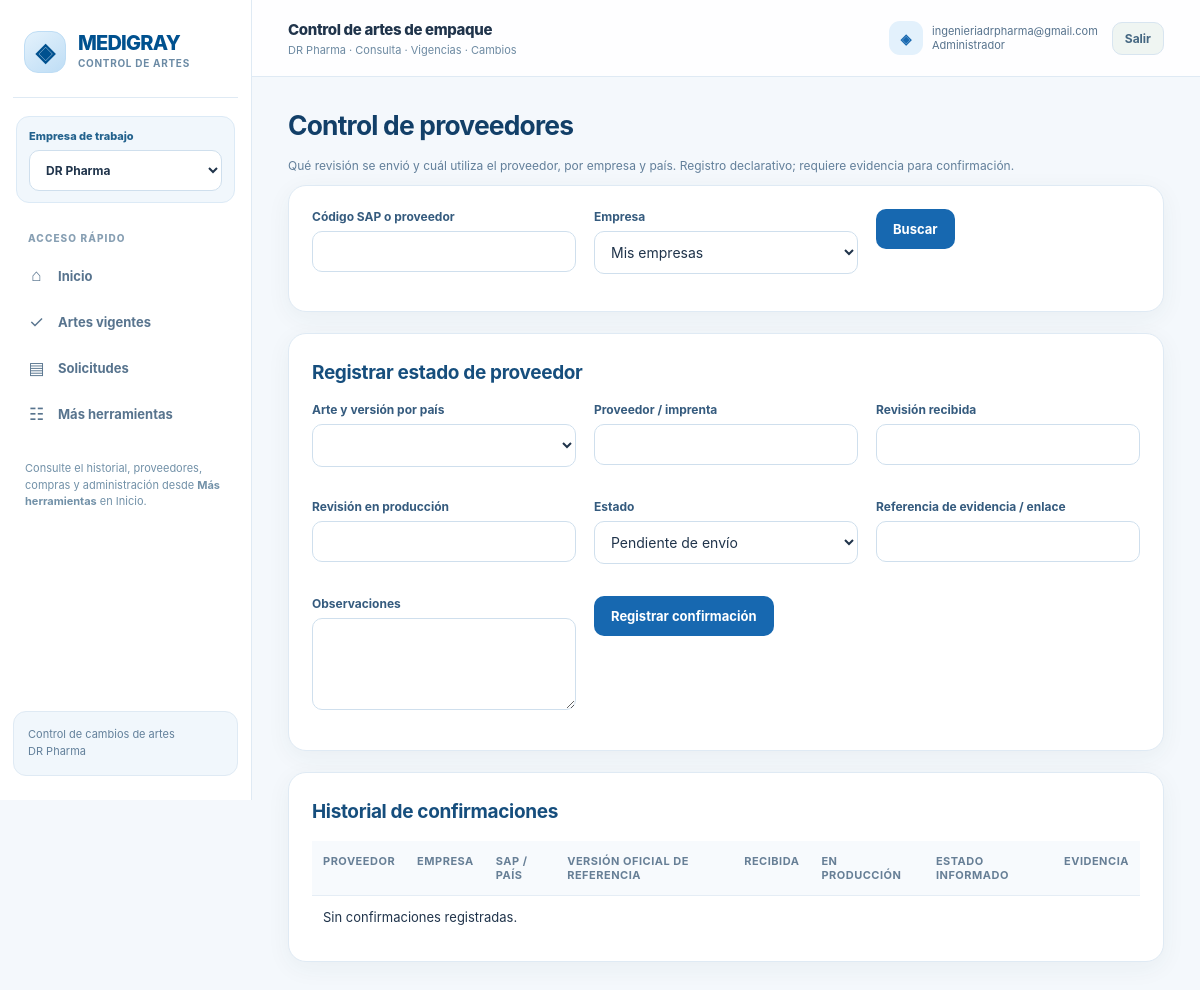
The page /proveedores-control (signed in) on the database its author committed.
### tables this page shows
CREATE TABLE companies(id INTEGER PRIMARY KEY,name TEXT NOT NULL UNIQUE);

CREATE TABLE users(id INTEGER PRIMARY KEY,email TEXT NOT NULL UNIQUE,password TEXT NOT NULL,role TEXT NOT NULL,active INTEGER NOT NULL DEFAULT 1,created_at TEXT NOT NULL);

### medigray_bloque2.py (the view)
    @app.get('/proveedores-control', response_class=HTMLResponse)
    def mg2_proveedores(req:Request,company:int=0,q:str=''):
        u=m.require(req)
        if company: m.company_access(u,company); m.module_access(u,company,'proveedores')
        with m.conn() as c:
            comps=c.execute('SELECT * FROM companies WHERE id IN (SELECT company_id FROM user_companies WHERE user_id=?)',(u['id'],)).fetchall()
            versions=c.execute('''SELECT cv.id cv_id, a.id art_id,a.company_id,a.sap_code,a.product,co.name company_name,
                          p.name country_name,cv.local_version,cv.status
                          FROM country_versions cv JOIN versions v ON v.id=cv.version_id JOIN arts a ON a.id=v.art_id
                          JOIN countries p ON p.id=cv.country_id JOIN companies co ON co.id=a.company_id
                          WHERE a.company_id IN (SELECT company_id FROM user_companies WHERE user_id=?)
                            AND (?=0 OR a.company_id=?) AND (a.sap_code LIKE ? OR a.product LIKE ?)
                          ORDER BY a.id DESC, cv.id DESC LIMIT 300''',
                          (u['id'],company,company,f'%{q}%',f'%{q}%')).fetchall()
            hist=c.execute('''SELECT s.*,a.id art_id,a.company_id,a.sap_code,a.product,co.name company_name,
                             p.name country_name,cv.local_version
                           FROM mg2_provider_status s
                           JOIN country_versions cv ON cv.id=s.country_version_id
                           JOIN versions v ON v.id=cv.version_id JOIN arts a ON a.id=v.art_id
                           JOIN companies co ON co.id=a.company_id JOIN countries p ON p.id=cv.country_id
                           WHERE a.company_id IN (SELECT company_id FROM user_companies WHERE user_id=?)
                             AND (?=0 OR a.company_id=?) AND (a.sap_code LIKE ? OR s.supplier_name LIKE ?)
                           ORDER BY s.id DESC LIMIT 250''',
                           (u['id'],company,company,f'%{q}%',f'%{q}%')).fetchall()
        versions=[v for v in versions if _enabled(m,u,v['company_id'],'proveedores')]
        hist=[h for h in hist if _enabled(m,u,h['company_id'],'proveedores')]
        return m.view(req,'mg2_proveedores.html',companies=comps,versions=versions,items=hist,company=company,q=q,can_edit=u['role'] in ('Administrador','Regulatorios','Compras'))

### templates/mg2_proveedores.html
{% extends 'base.html' %}{% block content %}<h1>Control de proveedores</h1><p class="muted">Qué revisión se envió y cuál utiliza el proveedor, por empresa y país. Registro declarativo; requiere evidencia para confirmación.</p>
<section class="panel"><form method="get" class="grid"><div><label>Código SAP o proveedor</label><input name="q" value="{{q}}"></div><div><label>Empresa</label><select name="company"><option value="0">Mis empresas</option>{% for c in companies %}<option value="{{c.id}}" {% if company==c.id %}selected{% endif %}>{{c.name}}</option>{% endfor %}</select></div><div><button class="btn">Buscar</button></div></form></section>
{% if can_edit %}<section class="panel"><h2>Registrar estado de proveedor</h2><form method="post" action="/proveedores-control/registrar" class="grid"><input type="hidden" name="csrf_token" value="{{csrf}}"><div><label>Arte y versión por país</label><select name="cv_id" required>{% for x in versions %}<option value="{{x.cv_id}}">{{x.company_name}} | SAP {{x.sap_code}} | {{x.country_name}} | {{x.local_version}}</option>{% endfor %}</select></div><div><label>Proveedor / imprenta</label><input name="supplier_name" maxlength="160" required></div><div><label>Revisión recibida</label><input name="received_revision"></div><div><label>Revisión en producción</label><input name="production_revision"></div><div><label>Estado</label><select name="state">{% for s in ['Pendiente de envío','Enviado','Recepción confirmada','Prueba pendiente','Prueba aprobada','En producción','Versión anterior','Retirado'] %}<option>{{s}}</option>{% endfor %}</select></div><div><label>Referencia de evidencia / enlace</label><input name="evidence" maxlength="500"></div><div><label>Observaciones</label><textarea name="notes"></textarea></div><div><button class="btn" {% if not versions %}disabled{% endif %}>Registrar confirmación</button></div></form></section>{% endif %}
<section class="panel scroll"><h2>Historial de confirmaciones</h2><table><thead><tr><th>Proveedor</th><th>Empresa</th><th>SAP / País</th><th>Versión oficial de referencia</th><th>Recibida</th><th>En producción</th><th>Estado informado</th><th>Evidencia</th></tr></thead><tbody>{% for x in items %}<tr><td>{{x.supplier_name}}</td><td>{{x.company_name}}</td><td>{{x.sap_code}} / {{x.country_name}}</td><td>{{x.local_version}}</td><td>{{x.received_revision}}</td><td>{{x.production_revision}}</td><td><span class="badge">{{x.state}}</span></td><td>{{x.evidence}}<div class="muted">{{x.created_at[:10]}}</div></td></tr>{% else %}<tr><td colspan="8">Sin confirmaciones registradas.</td></tr>{% endfor %}</tbody></table></section>{% endblock %}

### templates/base.html (shortened to what this page needs)
<!doctype html>
<html lang="es">
<head>
</head>
<body>
{% if u %}
<div class="shell">
<aside class="sidebar" aria-label="Menú">
 <div class="brand"><div class="brand-mark" aria-hidden="true">◈</div><div><div class="brand-name">MEDIGRAY</div><div class="brand-subtitle">CONTROL DE ARTES</div></div></div>
 <div class="company-switcher">
 <form method="post" action="/seleccionar-empresa">
  <label for="company-context">Empresa de trabajo</label>
  <select id="company-context" name="company_id" onchange="this.form.submit()" aria-label="Seleccionar empresa">
   {% for co in empresas_disponibles %}
   <option value="{{ co.id }}" {% if co.id == empresa_actual %}selected{% endif %}>{{ co.name }}</option>
   {% endfor %}
  </select>
 </form>
</div>
<div class="nav-label">Acceso rápido</div>
 <nav aria-label="Navegación principal">
  <a href="/" data-nav="/" aria-label="Ir a Inicio"><span class="nav-icon" aria-hidden="true">⌂</span> Inicio</a>
  <a href="/artes/vigentes" data-nav="/artes/vigentes"><span class="nav-icon" aria-hidden="true">✓</span> Artes vigentes</a>
  <a href="/solicitudes" data-nav="/solicitudes"><span class="nav-icon" aria-hidden="true">▤</span> Solicitudes</a>
  <a href="/#herramientas"><span class="nav-icon" aria-hidden="true">☷</span> Más herramientas</a>
 </nav>
 <p class="nav-note">Consulte el historial, proveedores, compras y administración desde <strong>Más herramientas</strong> en Inicio.</p>
 <div class="sidebar-footer">Control de cambios de artes<br>{{ empresa_nombre }}</div>
</aside>
<div class="workspace">
<header class="top">
 <div><div class="top-title">Control de artes de empaque</div><div class="top-sub">{{ empresa_nombre }} · Consulta · Vigencias · Cambios</div></div>
 <div class="top-actions">
  <div class="profile"><div class="avatar" aria-hidden="true">◈</div><div class="user">{{u.email}}<br>{{u.role}}</div></div>
  <form action="/logout" method="post" style="margin:0"><input type="hidden" name="csrf_token" value="{{csrf}}"><button class="btn gray sm" type="submit">Salir</button></form>
 </div>
</header>
<main class="main">{% block content %}{% endblock %}</main>
</div></div>
{% else %}
<div class="login-wrap">{% block login %}{% endblock %}</div>
{% endif %}
</body></html>

### rows shown on the page
companies: name "DR Pharma"
users: email "ingenieriadrpharma@gmail.com", role "Administrador"

### other values the page prints
form field company_id "DR Pharma"
form field state "Pendiente de envío"
